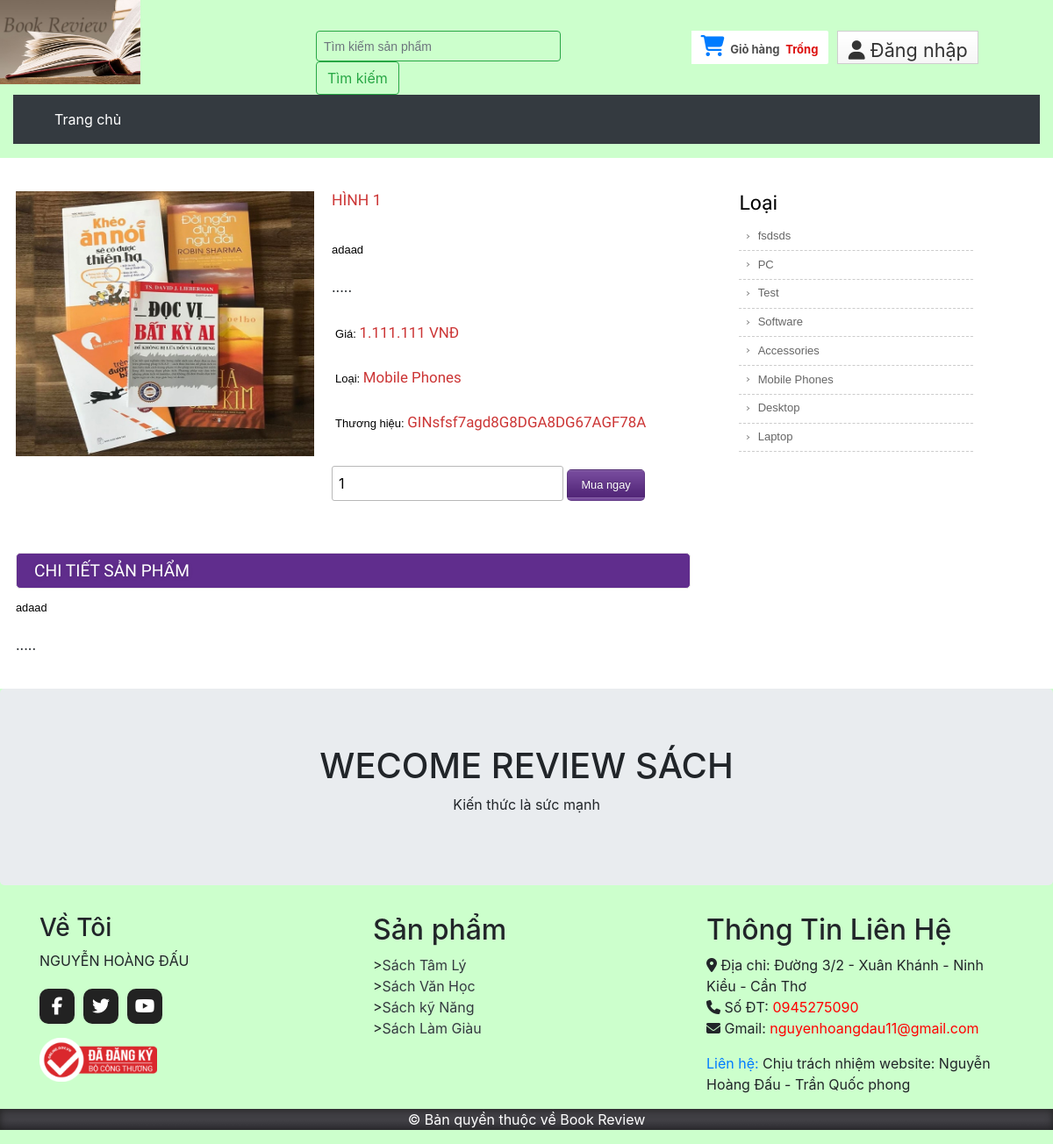
The page /details.php?proid=32 on the database its author committed.
### tables this page shows
CREATE TABLE `tbl_product` (
  `productId` int(11) NOT NULL,
  `productName` tinytext NOT NULL,
  `product_code` varchar(200) NOT NULL,
  `productQuantity` varchar(50) NOT NULL,
  `product_soldout` varchar(50) NOT NULL DEFAULT '0',
  `product_remain` varchar(50) NOT NULL,
  `catId` int(11) NOT NULL,
  `brandId` int(11) NOT NULL,
  `product_desc` text NOT NULL,
  `type` int(11) NOT NULL,
  `price` varchar(255) NOT NULL,
  `image` varchar(255) NOT NULL
);

CREATE TABLE `tbl_category` (
  `catId` int(11) NOT NULL,
  `catName` varchar(255) NOT NULL
);

CREATE TABLE `tbl_brand` (
  `brandId` int(11) NOT NULL,
  `brandName` varchar(255) NOT NULL
);

### classes/cart.php (called while the page is built, shortened)
<?php
	$filepath = realpath(dirname(__FILE__));
	include_once ($filepath.'/../lib/database.php');
	include_once ($filepath.'/../helpers/format.php');
?>
<?php
	class cart
	{
		private $db;
		public function __construct()
		{
			$this->db = new Database();
		}
		public function check_cart(){
			$sId = session_id();
			$query = "SELECT * FROM tbl_cart WHERE sId = '$sId'";
			$result = $this->db->select($query);
			return $result;
		}
	}
?>

### lib/database.php (called while the page is built, shortened)
<?php
Class Database{
   public $host   = DB_HOST;
   public $user   = DB_USER;
   public $pass   = DB_PASS;
   public $dbname = DB_NAME;
   public $link;
private function connectDB(){
   $this->link = new mysqli($this->host, $this->user, $this->pass,
    $this->dbname);
 }
public function select($query){
  $result = $this->link->query($query) or
   die($this->link->error.__LINE__);
  if($result->num_rows > 0){
    return $result;
  } else {
    return false;
  }
 }
}

### lib/session.php (called while the page is built, shortened)
<?php
class Session{
 public static function get($key){
    if (isset($_SESSION[$key])) {
     return $_SESSION[$key];
    } else {
     return false;
    }
 }
}
?>

### classes/product.php (called while the page is built, shortened)
<?php
	$filepath = realpath(dirname(__FILE__));
	include_once ($filepath.'/../lib/database.php');
	include_once ($filepath.'/../helpers/format.php');
?>
<?php
	class product
	{
		private $db;
		public function __construct()
		{
			$this->db = new Database();
		}
		public function get_details($id){
			$query = "
			SELECT tbl_product.*, tbl_category.catName, tbl_brand.brandName
			FROM tbl_product INNER JOIN tbl_category ON tbl_product.catId = tbl_category.catId
			INNER JOIN tbl_brand ON tbl_product.brandId = tbl_brand.brandId WHERE tbl_product.productId = '$id'
			";
			$result = $this->db->select($query);
			return $result;
		}
	}
?>

### helpers/format.php (called while the page is built, shortened)
<?php
class Format{
 public function textShorten($text, $limit = 400){
    $text = $text. " ";
    $text = substr($text, 0, $limit);
    $text = substr($text, 0, strrpos($text, ' '));
    $text = $text.".....";
    return $text;
 }
public function format_currency($n=0){
        $n=(string)$n;
        $n=strrev($n);
        $res='';
        for($i=0;$i<strlen($n);$i++){
            if($i%3==0 && $i!=0){
                $res.='.';
            }
            $res.=$n[$i];
        }
        $res=strrev($res);
        return $res;
    }
}
?>

### classes/category.php (called while the page is built, shortened)
<?php
	$filepath = realpath(dirname(__FILE__));
	include_once ($filepath.'/../lib/database.php');
	include_once ($filepath.'/../helpers/format.php');
?>
<?php
	class category
	{
		private $db;
		public function __construct()
		{
			$this->db = new Database();
		}
		public function show_category_fontend(){
			$query = "SELECT * FROM tbl_category order by catId desc";
			$result = $this->db->select($query);
			return $result;
		}
	}
?>

### details.php (the view, shortened to what this page needs)
<?php
	include 'inc/header.php';
?>
<?php
	if(!isset($_GET['proid']) || $_GET['proid']==NULL){
       echo "<script>window.location ='404.php'</script>";
    }else{
        $id = $_GET['proid'];
    }
?>
<div class="main">
    <div class="content">
        <div class="section group">
            <?php
		$get_product_details = $product->get_details($id);
		if($get_product_details){
			while($result_details = $get_product_details->fetch_assoc()){
		?>
            <div class="cont-desc span_1_of_2">
                <div class="grid images_3_of_2">
                    <img src="admin/uploads/<?php echo $result_details['image'] ?>" alt="" />
                </div>
                <div class="desc span_3_of_2">
                    <h2><?php echo $result_details['productName'] ?></h2>
                    <p><?php echo $fm->textShorten($result_details['product_desc'],150) ?></p>
                    <div class="price">
                        <p>Giá: <span><?php echo $fm->format_currency($result_details['price'])." "."VNĐ" ?></span></p>
                        <p>Loại: <span><?php echo $result_details['catName'] ?></span></p>
                        <p>Thương hiệu: <span><?php echo $result_details['brandName']?></span></p>
                    </div>
                    <div class="add-cart">
                        <form action="" method="post">
                            <input type="number" class="buyfield" name="quantity" value="1" min="1" />
                            <input type="submit" class="buysubmit" name="submit" value="Mua ngay" />
                        </form>
                    </div>
                    <div class="add-cart">
                        <p>
                        </p>
                    </div>
                </div>
                <div class="product-desc">
                    <h2>Chi tiết sản phẩm</h2>
                    <?php echo $fm->textShorten($result_details['product_desc'],150) ?>
                </div>
            </div>
            <?php
			}
		}
		?>
            <div class="rightsidebar span_3_of_1">
                <h2>Loại</h2>
                <ul>
                    <?php
					$getall_category = $cat->show_category_fontend();
						if($getall_category){
							while($result_allcat = $getall_category->fetch_assoc()){
					?>
                    <li><a
                            href="productbycat.php?catid=<?php echo $result_allcat['catId'] ?>"><?php echo $result_allcat['catName'] ?></a>
                    </li>
                    <?php
				    	}
					}
				    ?>
                </ul>
            </div>
        </div>
    </div>
    <?php
	include 'inc/footer.php';
 ?>

### inc/header.php (shortened to what this page needs)
<?php
include 'lib/session.php';
?>
<?php
include 'lib/database.php';
include 'helpers/format.php';
$fm = new Format();
$ct = new cart();
$cat = new category();
$product = new product();
?>
<!DOCTYPE HTML>
<head>
    <link href="css/style.css" rel="stylesheet" type="text/css" media="all" />
    <link href="css/menu.css" rel="stylesheet" type="text/css" media="all" />
    <link rel="stylesheet" href="https://cdn.jsdelivr.net/npm/bootstrap@4.6.2/dist/css/bootstrap.min.css"
>
</head>
<body>
    <div class="container-fluid">
        <div class="row">
            <div class="logo">
                <a href="index.php"><img src="images/logo.jpg" alt="" style="width:160px ;" /></a>
            </div>
            <div class="header_top_right">
                <div class="search_box">
                    <form class="form-inline my-2 my-lg-0 " action="search.php" method="post">
                        <input class="form-control mr-sm-2" type="text" placeholder="Tìm kiếm sản phẩm" name="tukhoa">
                        <button class="btn btn-outline-success my-2 my-sm-0" name="timkiem" type="submit">Tìm
                            kiếm</button>
                    </form>
                </div>
                <div class="shopping_cart">
                    <div class="cart">
                        <a href="#" title="View my shopping cart" rel="nofollow"><i
                                class="fa-solid fa-cart-shopping"></i>
                            <span class="cart_title">Giỏ hàng</span>
                            <span class="no_product">
                                <?php
                                $check_cart = $ct->check_cart();
                                if ($check_cart) {
                                    $sum = Session::get("sum");
                                    $qty = Session::get("qty");
                                    echo $fm->format_currency($sum) . ' ' . 'đ' . '-' . 'Hiện có:' . $qty;
                                } else {
                                    echo 'Trống';
                                }
                                ?>
                            </span>
                        </a>
                    </div>
                </div>
                <div class="login">
                    <?php
                    $login_check = Session::get('customer_login');
                    if ($login_check == false) {
                        echo '<a href="login.php"><i class="fa-solid fa-user"></i> Đăng nhập</a></div>';
                    } else {
                        echo '<a href="?customer_id=' . Session::get('customer_id') . '">Đăng xuất <i class="fa-solid fa-right-to-bracket"></i></a></div>';
                    }
                    ?>
                </div>
            </div>
            <ul class="navbar navbar-dark bg-dark">
                <div class="container-fluid">
                    <ul class="nav nav-pills " role="tablist">
                        <li class=""><a class="nav-link text-white" href="index.php">Trang
                                chủ</a>
                        </li>
                    </ul>
            </ul>
        </div>

### inc/footer.php (shortened to what this page needs)
<html lang="en">
<head>
    <link rel="stylesheet" href="https://cdn.jsdelivr.net/npm/bootstrap@4.6.1/dist/css/bootstrap.min.css">
<body style=" background-color:
#CCFFCC">
    <div class="jumbotron text-center">
        <h1>WECOME REVIEW SÁCH</h1>
        <p>Kiến thức là sức mạnh</p>
    </div>
    <div class="container">
        <div class="row">
            <div class="col-sm-4">
                <h3>Về Tôi</h3>
                <p>NGUYỄN HOÀNG ĐẤU</p>
                <ul id="col-sm-4">
                    <li><a href="https://www.facebook.com/hoangdauPK/"><i class="fa fa-facebook"></i></a>
                    </li>
                    <li><a href="#"><i class="fa fa-twitter"></i></a></li>
                    <li><a href="https://www.youtube.com/channel/UCnXiRSiYAzcR9_NCa5TQPzw"><i
                                class="fa fa-youtube"></i></a>
                    </li>
                </ul>
                <img src="images/dang-ky-bo-cong-thuong.png" alt="dang-ky-bo-cong-thuong" />
            </div>
            <div class="col-sm-4">
                <h2>Sản phẩm</h2>
                <ul id="col-sm-6 ">
                    <li> &gt;<a class="text-dark"
                            href="http://ct275-baitapnhom.localhost/productbycat.php?catid=18">Sách Tâm
                            Lý</a>
                    </li>
                    <li> &gt;<a class="text-dark"
                            href="http://ct275-baitapnhom.localhost/productbycat.php?catid=15">Sách Văn Học</a>
                    </li>
                    <li> &gt;<a class="text-dark" href="http://ct275-baitapnhom.localhost/productbycat.php?catid=7">Sách
                            kỹ Năng</a>
                    </li>
                    <li> &gt;<a class="text-dark" href="http://ct275-baitapnhom.localhost/productbycat.php?catid=6">Sách
                            Làm Giàu</a>
                    </li>
                </ul>
            </div>
            <div class="col-sm-4">
                <h2>Thông Tin Liên Hệ</h2>
                <ul class="info">
                    <li>
                        <span><i class="fa fa-map-marker"></i></span>
                        <span>Địa chỉ: Đường 3/2 - Xuân Khánh - Ninh Kiều - Cần Thơ<br>
                        </span>
                    </li>
                    <li>
                        <span>
                            <i class="fa fa-phone">
                            </i> Số ĐT:</span>
                        <span style="color: red;"> 0945275090
                        </span>
                    </li>
                    <li>
                        <span><i class=" fa fa-envelope"></i> Gmail:</span>
                        <span style="color: red;">nguyenhoangdau11@gmail.com</span>
                    </li>
                </ul>
                <P><a href="https://daulailaptrinh.000webhostapp.com/index.html">Liên hệ: </a>Chịu trách nhiệm website:
                    Nguyễn
                    Hoàng Đấu - Trần Quốc phong
                </P>
            </div>
        </div>
    </div>
    <footer class="footer">
        <div class="container text-center">
            <p class="text-white"> &copy; Bản quyền thuộc về Book Review</p>
        </div>
    </footer>
</body>
</html><a href="#" id="toTop" style="display: block;"><span id="toTopHover" style="opacity: 1;"></span></a>
<link href="css/flexslider.css" rel='stylesheet' type='text/css' />
</body>
</html>

### rows shown on the page
tbl_product: image (picture), productName "HÌNH 1", product_desc "adaad .....", price "1.111.111", catId.catName "Mobile Phones", brandId.brandName "GINsfsf7agd8G8DGA8DG67AGF78A"
tbl_category: catName "fsdsds"
tbl_category: catName "PC"
tbl_category: catName "Test"
tbl_category: catName "Software"
tbl_category: catName "Accessories"
tbl_category: catName "Mobile Phones"
tbl_category: catName "Desktop"
tbl_category: catName "Laptop"
